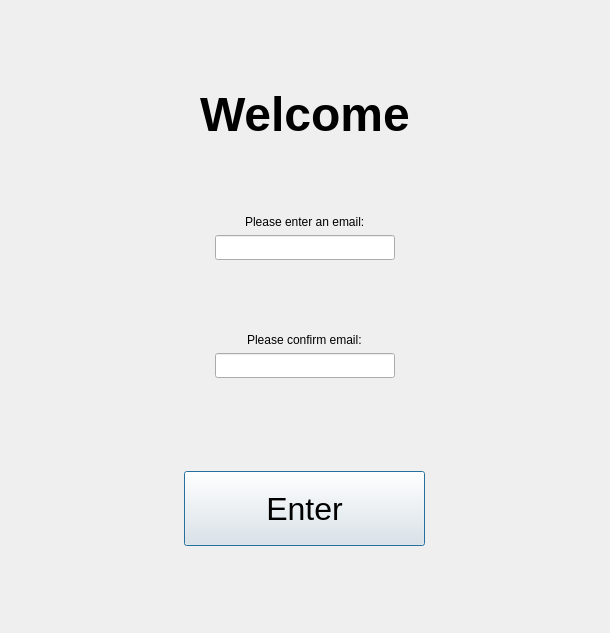
<?xml version="1.0" encoding="UTF-8"?>
<ui version="4.0">
 <class>Dialog</class>
 <widget class="QDialog" name="Dialog">
  <property name="geometry">
   <rect>
    <x>0</x>
    <y>0</y>
    <width>610</width>
    <height>633</height>
   </rect>
  </property>
  <property name="windowTitle">
   <string>Dialog</string>
  </property>
  <property name="styleSheet">
   <string notr="true">QFrame{border:none;}</string>
  </property>
  <layout class="QVBoxLayout" name="verticalLayout_3">
   <item>
    <widget class="QFrame" name="frame">
     <property name="frameShape">
      <enum>QFrame::StyledPanel</enum>
     </property>
     <property name="frameShadow">
      <enum>QFrame::Raised</enum>
     </property>
     <layout class="QVBoxLayout" name="verticalLayout_2">
      <item>
       <layout class="QVBoxLayout" name="verticalLayout">
        <item>
         <spacer name="verticalSpacer_4">
          <property name="orientation">
           <enum>Qt::Vertical</enum>
          </property>
          <property name="sizeHint" stdset="0">
           <size>
            <width>20</width>
            <height>40</height>
           </size>
          </property>
         </spacer>
        </item>
        <item alignment="Qt::AlignHCenter">
         <widget class="QLabel" name="label_2">
          <property name="font">
           <font>
            <pointsize>36</pointsize>
            <weight>75</weight>
            <bold>true</bold>
           </font>
          </property>
          <property name="text">
           <string>Welcome</string>
          </property>
         </widget>
        </item>
        <item>
         <spacer name="verticalSpacer_3">
          <property name="orientation">
           <enum>Qt::Vertical</enum>
          </property>
          <property name="sizeHint" stdset="0">
           <size>
            <width>20</width>
            <height>40</height>
           </size>
          </property>
         </spacer>
        </item>
        <item alignment="Qt::AlignHCenter">
         <widget class="QLabel" name="label_6">
          <property name="text">
           <string>Please enter an email:</string>
          </property>
         </widget>
        </item>
        <item alignment="Qt::AlignHCenter">
         <widget class="QLineEdit" name="lineEdit_3">
          <property name="minimumSize">
           <size>
            <width>180</width>
            <height>25</height>
           </size>
          </property>
         </widget>
        </item>
        <item>
         <spacer name="verticalSpacer">
          <property name="orientation">
           <enum>Qt::Vertical</enum>
          </property>
          <property name="sizeHint" stdset="0">
           <size>
            <width>20</width>
            <height>40</height>
           </size>
          </property>
         </spacer>
        </item>
        <item alignment="Qt::AlignHCenter">
         <widget class="QLabel" name="label_7">
          <property name="text">
           <string>Please confirm email:</string>
          </property>
         </widget>
        </item>
        <item alignment="Qt::AlignHCenter">
         <widget class="QLineEdit" name="lineEdit_4">
          <property name="minimumSize">
           <size>
            <width>180</width>
            <height>25</height>
           </size>
          </property>
         </widget>
        </item>
        <item>
         <spacer name="verticalSpacer_2">
          <property name="orientation">
           <enum>Qt::Vertical</enum>
          </property>
          <property name="sizeHint" stdset="0">
           <size>
            <width>20</width>
            <height>40</height>
           </size>
          </property>
         </spacer>
        </item>
        <item alignment="Qt::AlignHCenter">
         <widget class="QLabel" name="label_3">
          <property name="text">
           <string/>
          </property>
          <property name="wordWrap">
           <bool>true</bool>
          </property>
         </widget>
        </item>
        <item alignment="Qt::AlignHCenter">
         <widget class="QPushButton" name="enter">
          <property name="minimumSize">
           <size>
            <width>241</width>
            <height>75</height>
           </size>
          </property>
          <property name="font">
           <font>
            <pointsize>24</pointsize>
           </font>
          </property>
          <property name="autoFillBackground">
           <bool>false</bool>
          </property>
          <property name="text">
           <string>Enter</string>
          </property>
         </widget>
        </item>
        <item>
         <spacer name="verticalSpacer_5">
          <property name="orientation">
           <enum>Qt::Vertical</enum>
          </property>
          <property name="sizeHint" stdset="0">
           <size>
            <width>20</width>
            <height>40</height>
           </size>
          </property>
         </spacer>
        </item>
       </layout>
      </item>
     </layout>
    </widget>
   </item>
  </layout>
 </widget>
 <resources/>
 <connections/>
</ui>
